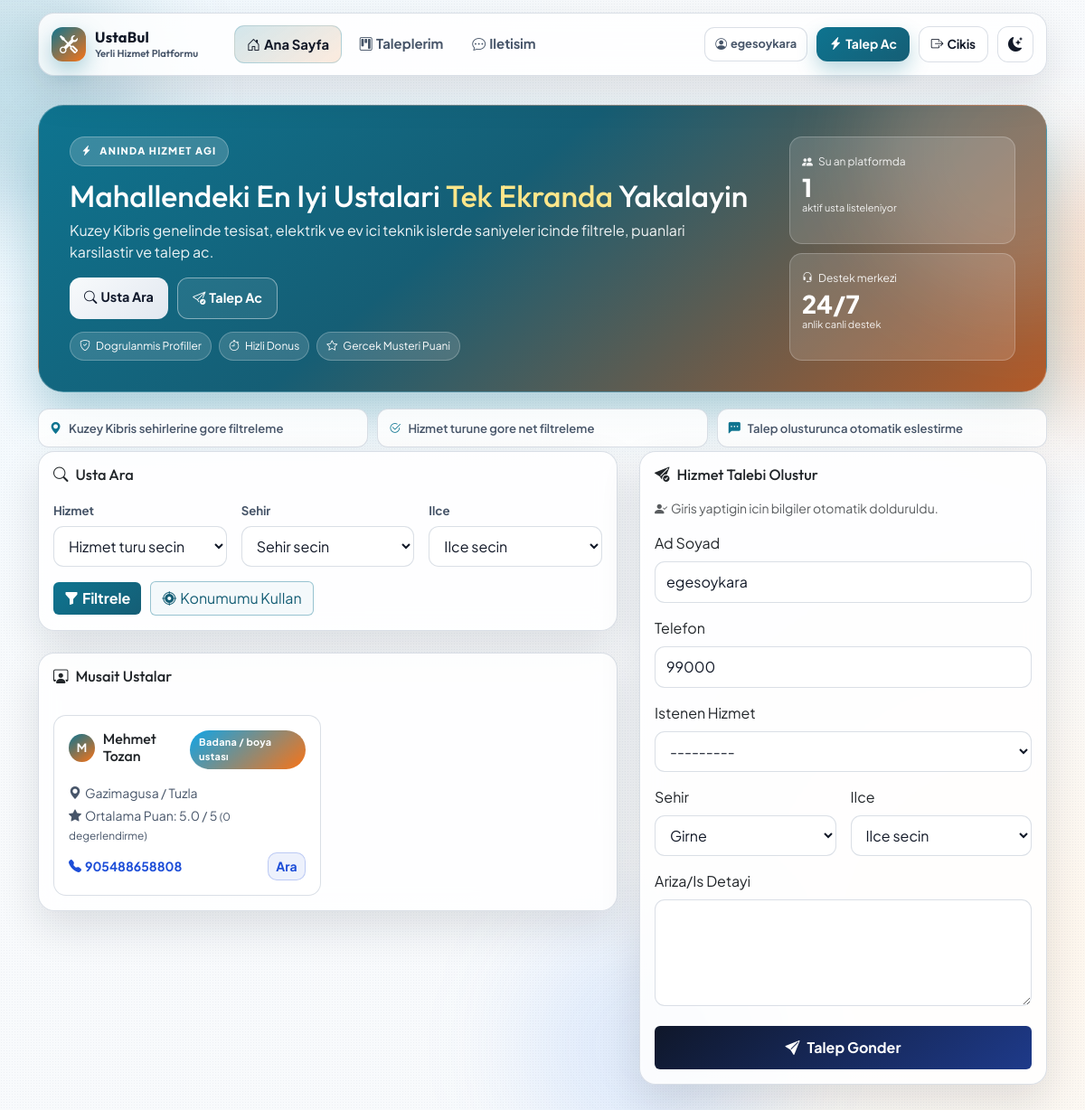
The page / (signed in) on the database its author committed.
### Myapp/models.py (models this page shows, shortened)
class Provider(models.Model):
    user = models.OneToOneField(
        User,
        on_delete=models.SET_NULL,
        null=True,
        blank=True,
        related_name="provider_profile",
    )
    full_name = models.CharField(max_length=120)
    service_types = models.ManyToManyField(ServiceType, related_name="providers", blank=True)
    city = models.CharField(max_length=80)
    district = models.CharField(max_length=80)
    phone = models.CharField(max_length=20)
    latitude = models.DecimalField(max_digits=9, decimal_places=6, null=True, blank=True)
    longitude = models.DecimalField(max_digits=9, decimal_places=6, null=True, blank=True)
    rating = models.DecimalField(max_digits=2, decimal_places=1, default=5.0)
    is_available = models.BooleanField(default=True)
    description = models.TextField(blank=True)
    created_at = models.DateTimeField(auto_now_add=True)
    class Meta:
        ordering = ["-is_available", "-rating", "full_name"]

class ServiceType(models.Model):
    name = models.CharField(max_length=80, unique=True)
    slug = models.SlugField(unique=True)
    class Meta:
        ordering = ["name"]
    def __str__(self):
        return self.name

### Myapp/views.py (the view)
# urls.py: path('', views.index, name='index'),
@never_cache
@ensure_csrf_cookie
def index(request):
    is_provider_user = bool(get_provider_for_user(request.user)) if request.user.is_authenticated else False
    search_form = ServiceSearchForm(request.GET or None)
    providers_qs = (
        Provider.objects.filter(is_available=True)
        .prefetch_related("service_types")
        .annotate(ratings_count=Count("ratings", distinct=True))
    )
    location_used = False
    if search_form.is_valid():
        service_type = search_form.cleaned_data.get("service_type")
        city = (search_form.cleaned_data.get("city") or "").strip()
        district = (search_form.cleaned_data.get("district") or "").strip()
        user_latitude = search_form.cleaned_data.get("latitude")
        user_longitude = search_form.cleaned_data.get("longitude")
        if service_type:
            providers_qs = providers_qs.filter(service_types=service_type)
        if city:
            providers_qs = providers_qs.filter(city__icontains=city)
        if district and district != ANY_DISTRICT_VALUE:
            providers_qs = providers_qs.filter(district__icontains=district)
        providers = list(providers_qs[:100])
        if user_latitude is not None and user_longitude is not None:
            location_used = True
            for provider in providers:
                if provider.latitude is not None and provider.longitude is not None:
                    provider.distance_km = round(
                        haversine_km(
                            float(user_latitude),
                            float(user_longitude),
                            float(provider.latitude),
                            float(provider.longitude),
                        ),
                        1,
                    )
                else:
                    provider.distance_km = None
            providers.sort(
                key=lambda p: (
                    p.distance_km is None,
                    p.distance_km if p.distance_km is not None else 10**9,
                    -float(p.rating),
                )
            )
        else:
            for provider in providers:
                provider.distance_km = None
    else:
        providers = list(providers_qs[:12])
        for provider in providers:
            provider.distance_km = None
    request_form = ServiceRequestForm(initial=build_request_form_initial(request))
    context = {
        "search_form": search_form,
        "request_form": request_form,
        "providers": providers[:12],
        "location_used": location_used,
        "city_district_map_json": get_city_district_map_json(),
        "is_provider_user": is_provider_user,
    }
    return render(request, "Myapp/index.html", context)

### Myapp/templates/Myapp/index.html (shortened to what this page needs)
{% extends "base.html" %}
{% block content %}
<section class="hero-spotlight reveal-up">
  <div class="hero-layout">
    <div class="hero-copy">
      <span class="hero-badge"><i class="bi bi-lightning-charge-fill"></i>ANINDA HIZMET AGI</span>
      <h1>Mahallendeki En Iyi Ustalari <span>Tek Ekranda</span> Yakalayin</h1>
      <p>Kuzey Kibris genelinde tesisat, elektrik ve ev ici teknik islerde saniyeler icinde filtrele, puanlari karsilastir ve talep ac.</p>
      <div class="hero-actions">
        <a class="btn hero-btn hero-btn-solid" href="#search-panel"><i class="bi bi-search me-1"></i>Usta Ara</a>
        <a class="btn hero-btn hero-btn-outline" href="#talep-form"><i class="bi bi-send-check me-1"></i>Talep Ac</a>
      </div>
      <div class="trust-ribbon">
        <span><i class="bi bi-shield-check"></i>Dogrulanmis Profiller</span>
        <span><i class="bi bi-stopwatch"></i>Hizli Donus</span>
        <span><i class="bi bi-star"></i>Gercek Musteri Puani</span>
      </div>
    </div>
    <aside class="hero-metrics">
      <div class="metric-card">
        <p class="metric-top"><i class="bi bi-people-fill"></i>Su an platformda</p>
        <p class="metric-value">{{ providers|length }}</p>
        <p class="metric-note">aktif usta listeleniyor</p>
      </div>
      <div class="metric-card">
        <p class="metric-top"><i class="bi bi-headset"></i>Destek merkezi</p>
        <p class="metric-value">24/7</p>
        <p class="metric-note">anlik canli destek</p>
      </div>
    </aside>
  </div>
</section>
<section class="status-strip reveal-up delay-1">
  <div class="status-item"><i class="bi bi-geo-alt-fill"></i>Kuzey Kibris sehirlerine gore filtreleme</div>
  <div class="status-item"><i class="bi bi-check2-circle"></i>Hizmet turune gore net filtreleme</div>
  <div class="status-item"><i class="bi bi-chat-left-dots-fill"></i>Talep olusturunca otomatik eslestirme</div>
</section>
<section class="row g-4 align-items-start">
  <div class="col-xl-7">
    <div class="card panel-card shadow-sm reveal-up delay-1" id="search-panel">
      <div class="card-body">
        <h2 class="h5 mb-3 section-title"><i class="bi bi-search me-2"></i>Usta Ara</h2>
        <form method="get" class="row g-3 search-form" id="search-form">
          <div class="col-lg-4">
            <label class="form-label">{{ search_form.service_type.label }}</label>
            {{ search_form.service_type }}
          </div>
          <div class="col-lg-4">
            <label class="form-label">{{ search_form.city.label }}</label>
            {{ search_form.city }}
          </div>
          <div class="col-lg-4">
            <label class="form-label">{{ search_form.district.label }}</label>
            {{ search_form.district }}
          </div>
          <div class="col-12 form-toolbar">
            <button type="submit" class="btn btn-primary btn-main"><i class="bi bi-funnel-fill me-1"></i>Filtrele</button>
            <button type="button" class="btn btn-outline-success btn-location" id="use-location-btn"><i class="bi bi-crosshair2 me-1"></i>Konumumu Kullan</button>
          </div>
        </form>
      </div>
    </div>
    <div class="card panel-card shadow-sm mt-4 reveal-up delay-2">
      <div class="card-body">
        <div class="d-flex align-items-center justify-content-between flex-wrap gap-2 mb-3">
          <h2 class="h5 mb-0 section-title"><i class="bi bi-person-workspace me-2"></i>Musait Ustalar</h2>
        </div>
        {% if providers %}
          <div class="row g-3 provider-grid">
            {% for provider in providers %}
              <div class="col-md-6 col-xl-6">
                <article class="provider-card p-3 h-100">
                  <div class="d-flex align-items-start justify-content-between mb-3">
                    <div class="provider-head">
                      <span class="avatar-dot">{{ provider.full_name|slice:":1"|upper }}</span>
                      <h3 class="h6 mb-0">{{ provider.full_name }}</h3>
                    </div>
                    <span class="pill">
                      {% for service in provider.service_types.all %}
                        {{ service.name }}{% if not forloop.last %}, {% endif %}
                      {% empty %}
                        Hizmet belirtilmedi
                      {% endfor %}
                    </span>
                  </div>
                  <p class="small mb-1 provider-location"><i class="bi bi-geo-alt-fill me-1"></i>{{ provider.city }} / {{ provider.district }}</p>
                  <p class="small mb-1 provider-rating">
                    <i class="bi bi-star-fill me-1"></i>Ortalama Puan: {{ provider.rating }} / 5
                    <span class="rating-count">({{ provider.ratings_count }} degerlendirme)</span>
                  </p>
                  <div class="provider-bottom">
                    <p class="small mb-0 provider-phone"><i class="bi bi-telephone-fill me-1"></i><strong>{{ provider.phone }}</strong></p>
                    <a href="tel:{{ provider.phone }}" class="btn btn-sm provider-call-btn">Ara</a>
                  </div>
                </article>
              </div>
            {% endfor %}
          </div>
        {% else %}
          <p class="mb-0">Kriterlere uygun usta bulunamadi.</p>
        {% endif %}
      </div>
    </div>
  </div>
  <div class="col-xl-5">
    {% if is_provider_user %}
      <div class="card panel-card shadow-sm sticky-form reveal-up delay-3">
        <div class="card-body">
          <h2 class="h5 mb-3 section-title"><i class="bi bi-tools me-2"></i>Usta Modu</h2>
          <p class="mb-3">Usta hesabi ile giris yaptiginiz icin talep olusturma kapali.</p>
          <a href="{% url 'provider_requests' %}" class="btn btn-main-dark w-100">
            <i class="bi bi-briefcase-fill me-2"></i>Usta Paneline Git
          </a>
        </div>
      </div>
    {% else %}
      <div class="card panel-card shadow-sm sticky-form reveal-up delay-3" id="talep-form">
        <div class="card-body">
          <h2 class="h5 mb-3 section-title"><i class="bi bi-send-check-fill me-2"></i>Hizmet Talebi Olustur</h2>
          {% if request.user.is_authenticated %}
            <p class="small text-muted mb-3"><i class="bi bi-person-check-fill me-1"></i>Giris yaptigin icin bilgiler otomatik dolduruldu.</p>
          {% endif %}
          <form method="post" action="{% url 'create_request' %}" class="row g-3" id="request-form">
            <div class="col-12">
              <label class="form-label">{{ request_form.customer_name.label }}</label>
              {{ request_form.customer_name }}
            </div>
            <div class="col-12">
              <label class="form-label">{{ request_form.customer_phone.label }}</label>
              {{ request_form.customer_phone }}
            </div>
            <div class="col-12">
              <label class="form-label">{{ request_form.service_type.label }}</label>
              {{ request_form.service_type }}
            </div>
            <div class="col-md-6">
              <label class="form-label">{{ request_form.city.label }}</label>
              {{ request_form.city }}
            </div>
            <div class="col-md-6">
              <label class="form-label">{{ request_form.district.label }}</label>
              {{ request_form.district }}
            </div>
            <div class="col-12">
              <label class="form-label">{{ request_form.details.label }}</label>
              {{ request_form.details }}
            </div>
            <div class="col-12">
              <button type="submit" class="btn btn-dark w-100 btn-main-dark"><i class="bi bi-send-fill me-2"></i>Talep Gonder</button>
            </div>
          </form>
        </div>
      </div>
    {% endif %}
  </div>
</section>
{% endblock %}

### templates/base.html (shortened to what this page needs)
{% load static %}
<!doctype html>
<html lang="tr" data-theme="light">
<head>
  <link href="https://cdn.jsdelivr.net/npm/bootstrap@5.3.8/dist/css/bootstrap.min.css" rel="stylesheet">
  <link rel="stylesheet" href="https://cdn.jsdelivr.net/npm/bootstrap-icons@1.11.3/font/bootstrap-icons.min.css">
  <link rel="stylesheet" href="{% static 'css/style.css' %}">
</head>
<body>
<div class="bg-orb orb-a"></div>
<div class="bg-orb orb-b"></div>
<header class="site-header fixed-top">
  <div class="container">
    <nav class="navbar navbar-expand-lg site-nav">
      <a class="navbar-brand site-brand" href="{% url 'index' %}">
        <span class="site-brand-mark"><i class="bi bi-tools"></i></span>
        <span class="site-brand-copy">
          <strong>UstaBul</strong>
          <small>Yerli Hizmet Platformu</small>
        </span>
      </a>
      <div class="collapse navbar-collapse" id="siteNav">
        <div class="navbar-nav nav-links ms-lg-4">
          <a class="nav-link {% if request.path == '/' %}active{% endif %}" href="{% url 'index' %}"><i class="bi bi-house-door me-1"></i>Ana Sayfa</a>
          {% if request.user.is_authenticated and request.session.role == "provider" %}
            <a class="nav-link {% if request.path == '/usta/talepler/' %}active{% endif %}" href="{% url 'provider_requests' %}"><i class="bi bi-briefcase me-1"></i>Usta Paneli</a>
          {% elif request.user.is_authenticated %}
            <a class="nav-link {% if request.path == '/taleplerim/' %}active{% endif %}" href="{% url 'my_requests' %}"><i class="bi bi-kanban me-1"></i>Taleplerim</a>
          {% endif %}
          <a class="nav-link {% if request.path == '/contact/' %}active{% endif %}" href="{% url 'contact' %}"><i class="bi bi-chat-dots me-1"></i>Iletisim</a>
        </div>
        <div class="nav-tools ms-lg-auto">
          {% if request.user.is_authenticated %}
            <span class="user-chip d-none d-md-inline-flex"><i class="bi bi-person-circle me-1"></i>{{ request.user.username }}</span>
            {% if request.session.role == "provider" %}
              <a class="btn nav-cta-btn d-none d-md-inline-flex" href="{% url 'provider_requests' %}">
                <i class="bi bi-briefcase-fill me-1"></i>Usta Paneli
              </a>
            {% else %}
              <a class="btn nav-cta-btn d-none d-md-inline-flex" href="{% url 'index' %}#talep-form">
                <i class="bi bi-lightning-charge-fill me-1"></i>Talep Ac
              </a>
            {% endif %}
            <form method="post" action="{% url 'logout' %}" class="logout-form">
              <button type="submit" class="btn nav-ghost-btn"><i class="bi bi-box-arrow-right me-1"></i>Cikis</button>
            </form>
          {% endif %}
          <button type="button" class="theme-toggle-btn" id="theme-toggle-btn" aria-label="Temayi degistir">
          </button>
        </div>
      </div>
    </nav>
  </div>
</header>
<main class="container site-main">
  {% block content %}{% endblock %}
</main>
</body>
</html>

### rows shown on the page
Provider: full_name "M", full_name "Mehmet Tozan", city "Gazimagusa", district "Tuzla", rating "5.0", ratings_count "0", phone "905488658808"
ServiceType: name "Badana / boya ustası"

### other values the page prints
{{ request.user.username }} "egesoykara"
{{ providers|length }} "1"
{{ search_form.service_type.label }} "Hizmet"
{{ search_form.city.label }} "Sehir"
{{ search_form.district.label }} "Ilce"
{{ request_form.customer_name.label }} "Ad Soyad"
{{ request_form.customer_phone.label }} "Telefon"
{{ request_form.service_type.label }} "Istenen Hizmet"
{{ request_form.city.label }} "Sehir"
{{ request_form.district.label }} "Ilce"
{{ request_form.details.label }} "Ariza/Is Detayi"
